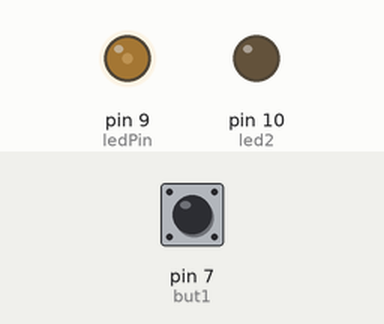
Simulated run of this sketch. Board: Arduino Uno, built with avr-gcc and run on an emulated ATmega328P. On the bench: output pins drawn as LEDs (lit = HIGH). The test bench sets the inputs (shaded band); at power-on: pin 7 (but1) LOW.

Above: at 1.2 s.
1.3 s: pin 7 (but1) pulled HIGH for 0.15 s
At 2.4 s:
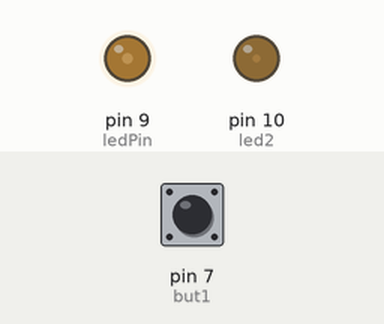
2.9 s: pin 7 (but1) pulled HIGH for 1 s
At 4.9 s:
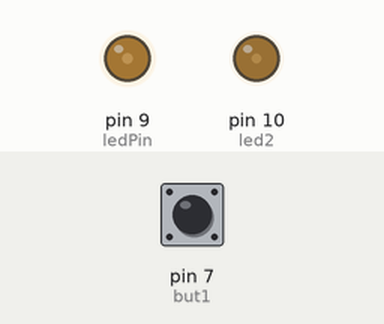
5.4 s: pin 7 (but1) pulsed HIGH 5 times (0.12 s each, 0.3 s apart)
At 7.7 s:
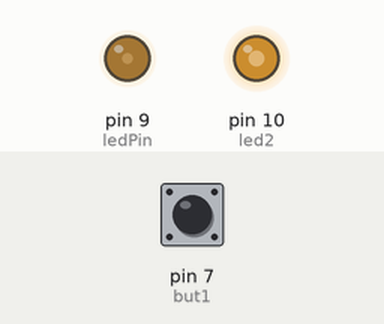
8.4 s: pin 7 (but1) pulsed HIGH 5 times (0.12 s each, 0.3 s apart)
At 10.0 s:
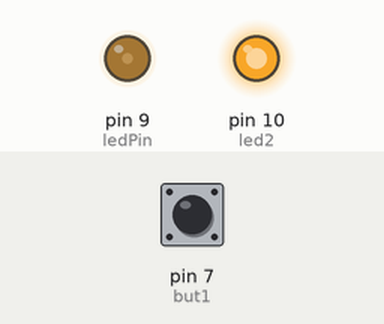
Timing chart, 0 to 11.5 s (numbered marks = the images above; inputs shaded):
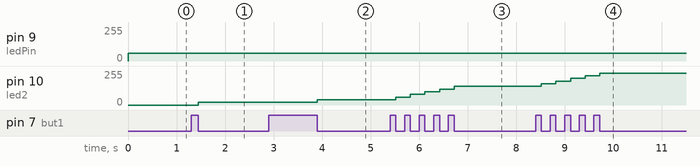

Measured:
- after the input at 1.3 s, pin 10 (led2): 0/255 → 20/255 after 0.15 s
- after the input at 2.9 s, pin 10 (led2): 20/255 → 40/255 after 1.0 s
- after the input at 5.4 s, pin 10 (led2): moves from 40/255 to 140/255 over 1.2 s, starting after 0.12 s
- after the input at 8.4 s, pin 10 (led2): moves from 140/255 to 240/255 over 1.2 s, starting after 0.12 s

The sketch:

Fading2LEDButton.ino
```cpp
int ledPin = 9, led2= 10;    // LED connected to digital pin 9
int but1=7;

void setup() {
  pinMode(but1, INPUT);
}
int glow=0;
void loop() {
 analogWrite(ledPin , 60);
 analogWrite(led2 , glow);

  if (digitalRead(but1) == HIGH){
    glow+=20;
    while (digitalRead(but1) == HIGH) ;
  }
 //delay(1000);
}
```
